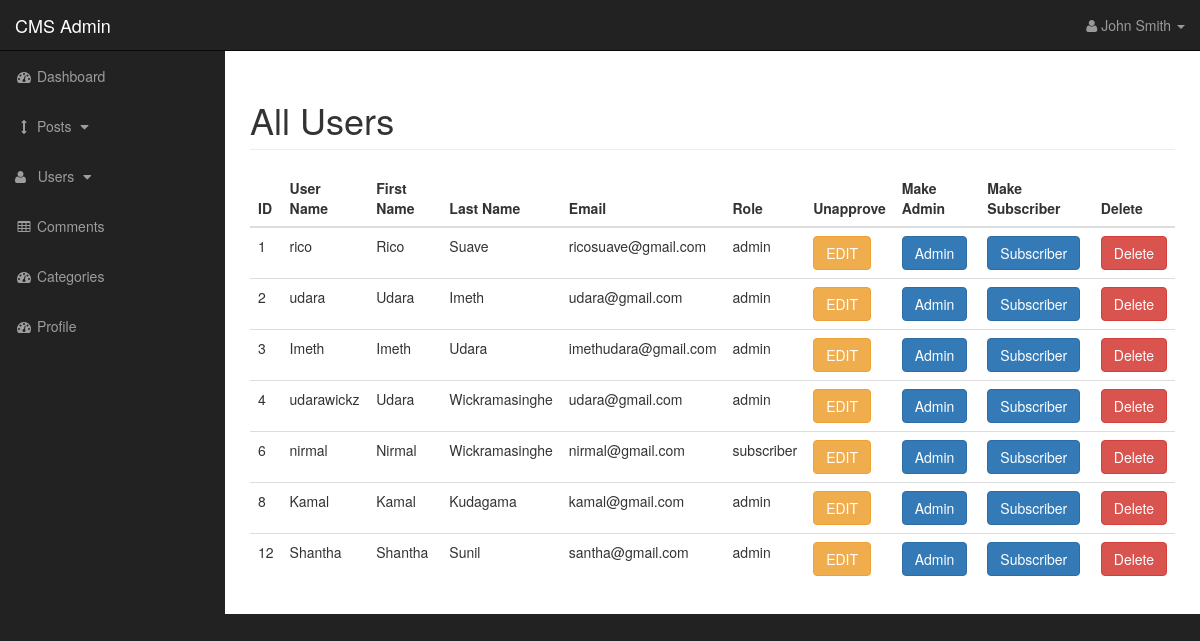
The page /admin/users.php (signed in) on the database its author committed.
### tables this page shows
CREATE TABLE `users` (
  `user_id` int(3) NOT NULL,
  `user_name` varchar(255) NOT NULL,
  `user_password` varchar(255) NOT NULL,
  `user_firstname` varchar(255) NOT NULL,
  `user_lastname` varchar(255) NOT NULL,
  `user_email` varchar(255) NOT NULL,
  `user_image` text NOT NULL,
  `user_role` varchar(255) NOT NULL,
  `randSalt` varchar(255) NOT NULL
);

### admin/includes/view_all_users.php (the view, shortened to what this page needs)
<h1 class="page-header">
    All Users
</h1>
<table class="table table-hover table-borderd">
    <thead>
        <tr>
        <th scope="col">ID</th>
        <th scope="col">User Name</th>
        <th scope="col">First Name</th>
        <th scope="col">Last Name</th>
        <th scope="col">Email</th>
        <th scope="col">Role</th>
        <th scope="col">Unapprove</th>
        <th scope="col">Make Admin</th>
        <th scope="col">Make Subscriber</th>
        <th scope="col">Delete</th>
        </tr>
    </thead>
    <tbody>
<?php
$query = "SELECT * FROM users";
$get_all_users = mysqli_query($conn,$query);
while ($result=mysqli_fetch_assoc($get_all_users)) {
    $user_id = $result['user_id'];
    $user_name = $result['user_name'];
    $user_firstname = $result['user_firstname'];
    $user_lastname = $result['user_lastname'];
    $user_email = $result['user_email'];
    $user_role = $result['user_role'];
    echo "<tr>";
    echo "<td>$user_id</td>";
    echo "<td>$user_name</td>";
    echo "<td>$user_firstname</td>";
    echo "<td>$user_lastname</td>";
    echo "<td>$user_email</td>";
    echo "<td>$user_role</td>";
    echo "<td><a href='users.php?source=edit_user&user_id={$user_id}' class='btn btn-warning'>EDIT</a></td>";
    echo "<td><a class='btn btn-primary' href='users.php?change_to_admin={$user_id}'>Admin</a></td>";
    echo "<td><a class='btn btn-primary' href='users.php?change_to_subscriber={$user_id}'>Subscriber</a></td>";
    echo "<td><a class='btn btn-danger' href='users.php?delete={$user_id}'>Delete</a></td>";
    echo "</tr>";
}
?>
    </tbody>
</table>

### admin/css/sb-admin.css (style rules this page uses)
body { margin-top: 100px; background-color: #222; }
@media (min-width:768px) { body { margin-top: 50px; } }

### rows shown on the page
users: user_id "1", user_name "rico", user_firstname "Rico", user_lastname "Suave", user_email "ricosuave@gmail.com", user_role "admin"
users: user_id "2", user_name "udara", user_firstname "Udara", user_lastname "Imeth", user_email "udara@gmail.com", user_role "admin"
users: user_id "3", user_name "Imeth", user_firstname "Imeth", user_lastname "Udara", user_email "imethudara@gmail.com", user_role "admin"
users: user_id "4", user_name "udarawickz", user_firstname "Udara", user_lastname "Wickramasinghe", user_email "udara@gmail.com", user_role "admin"
users: user_id "6", user_name "nirmal", user_firstname "Nirmal", user_lastname "Wickramasinghe", user_email "nirmal@gmail.com", user_role "subscriber"
users: user_id "8", user_name "Kamal", user_firstname "Kamal", user_lastname "Kudagama", user_email "kamal@gmail.com", user_role "admin"
users: user_id "12", user_name "Shantha", user_firstname "Shantha", user_lastname "Sunil", user_email "santha@gmail.com", user_role "admin"
